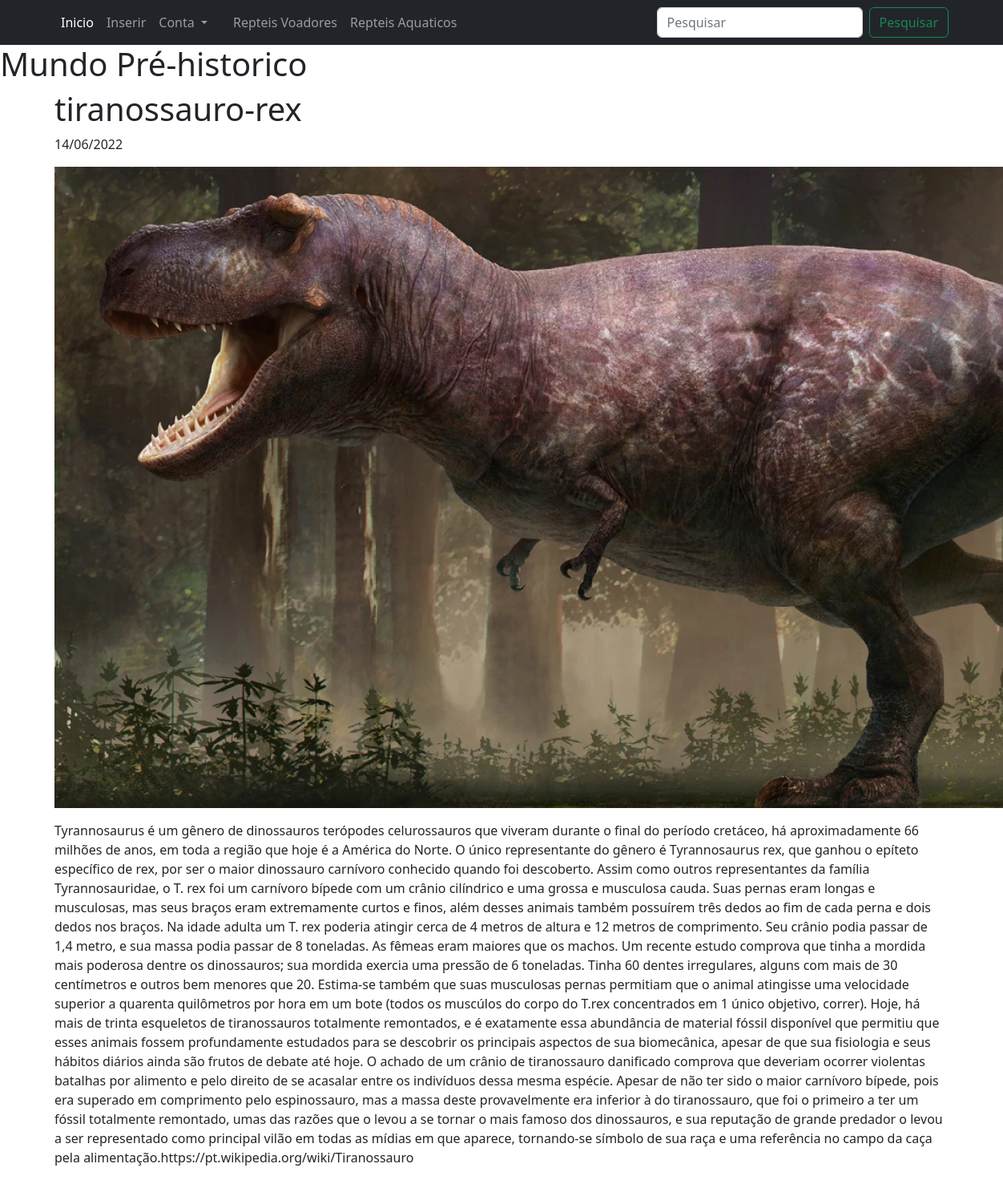
Page /Projeto/admin/viewPost.php?id=14 on the committed database.
### tables this page shows
CREATE TABLE `posts` (
  `id` int(11) NOT NULL,
  `title` varchar(30) NOT NULL,
  `description` longtext NOT NULL,
  `data` date NOT NULL,
  `image` varchar(150) NOT NULL,
  `category` varchar(200) NOT NULL,
  `idCategory` varchar(200) NOT NULL
);

### Projeto/admin/viewPost.php (the view, shortened to what this page needs)
<?php
include "../config/conn.php";
include "../nav.php";
$id = $_GET['id'];
$stmt = $conectar->prepare("SELECT * FROM posts WHERE id = :id");
$stmt->execute(array('id'=>$id));
$results = $stmt->fetchALL(PDO::FETCH_ASSOC);
?>
<!DOCTYPE html>
<html lang="pt-br">
<head>
</head>
<body>
	<div class="container">
	<?php foreach ($results as $post): ?>
		<h1><?= $post['title'] ?></h1>
		<p><?= date('d/m/Y', strtotime($post['data'])); ?></p>
		<p>
		<img src="<?= $post['image'] ?>" alt="<?= $post['title'] ?>">
		</p>
		<p><?= $post['description'] ?></p>
	<?php endforeach; ?>
</div>
</body>
</html>
<?php include "footer.php"; ?>

### rows in the picture
posts: title "tiranossauro-rex", data "14/06/2022", image (picture), description "Tyrannosaurus é um gênero de dinossauros terópodes celurossauros que viveram durante o final do período cretáceo, há aproximadamente 66 milhões de anos, em toda a região que hoje é a América do Norte. O único representante do gênero é Tyrannosaurus rex, que ganhou o epíteto específico de rex, por ser o maior dinossauro carnívoro conhecido quando foi descoberto. Assim como outros representantes da família Tyrannosauridae, o T. rex foi um carnívoro bípede com um crânio cilíndrico e uma grossa e musculosa cauda. Suas pernas eram longas e musculosas, mas seus braços eram extremamente curtos e finos, além desses animais também possuírem três dedos ao fim de cada perna e dois dedos nos braços. Na…"
